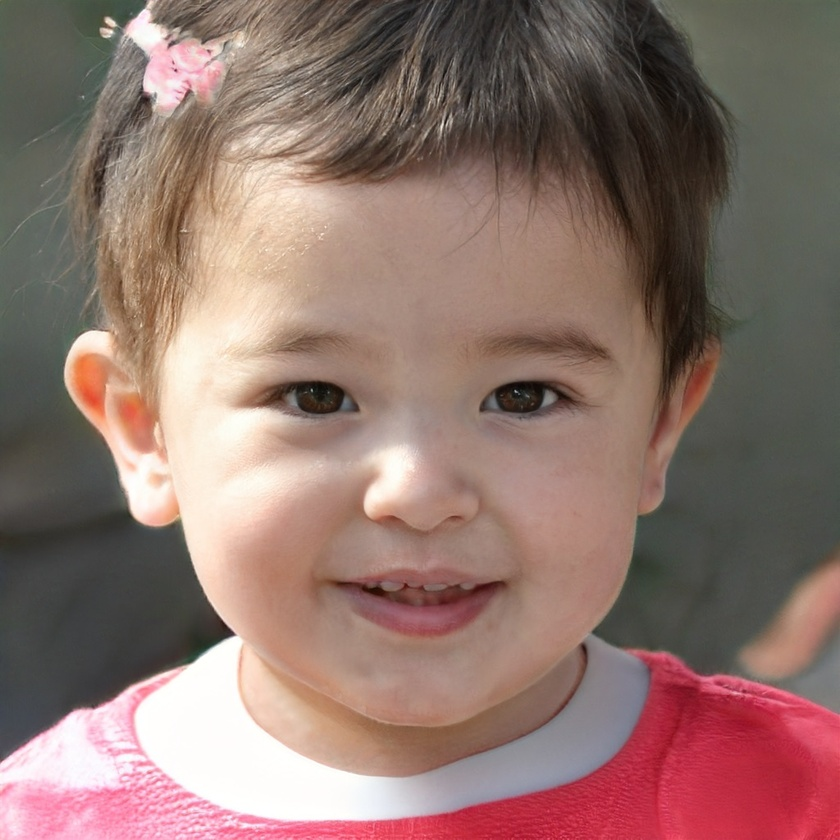
#> input picture face2.jpg, 840 x 840 px, shrunk from 1024 x 1024 before the run
$ python ScriptFaceDetection.py
#> lines starting #> are read from the running program, lines starting #| are printed output that depends on the picture; after the words box and inside, x2 and y2 are one past the last pixel; in counts of white or black regions, pixels touching at a corner belong together
import cv2

#Cargar la cascada (Los datos de entrenamiento)
face_cascade = cv2.CascadeClassifier('haarcascade_frontalface_default.xml')
#Read the input image(Leemos la imagen de entrada)
img = cv2.imread('face2.jpg')
#> img is the input picture: shape (840, 840, 3); mean B, G, R 108.4, 115.8, 142.5
#Convert into grayscale ( conversion a escala de grises)
gray = cv2.cvtColor(img, cv2.COLOR_BGR2GRAY)
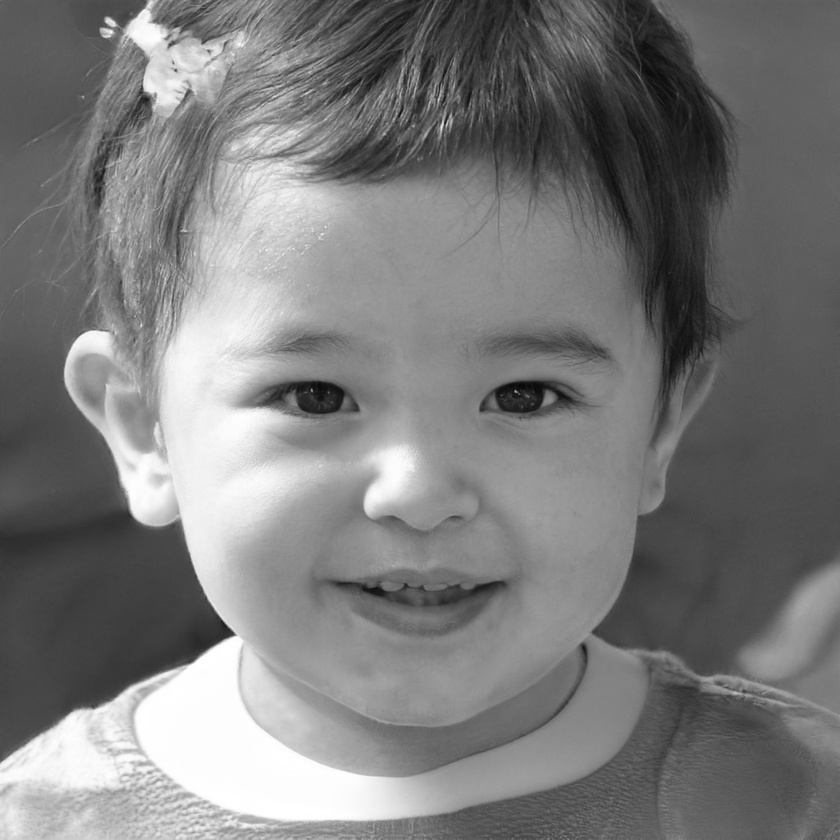
#> gray: shape (840, 840); min 6, max 255, mean 122.9
#Detected faces (deteccion facial)
face = face_cascade.detectMultiScale(gray,1.1,4)
#> face = [[127, 182, 562, 562]]
#Draw rectangle around the face (Dibujo identificador de caras)
for (x, y ,w,h)in face:
    cv2.rectangle(img,(x,y),(x+w, y+w), (255,0,0),2)
#> this loop made 1 pass
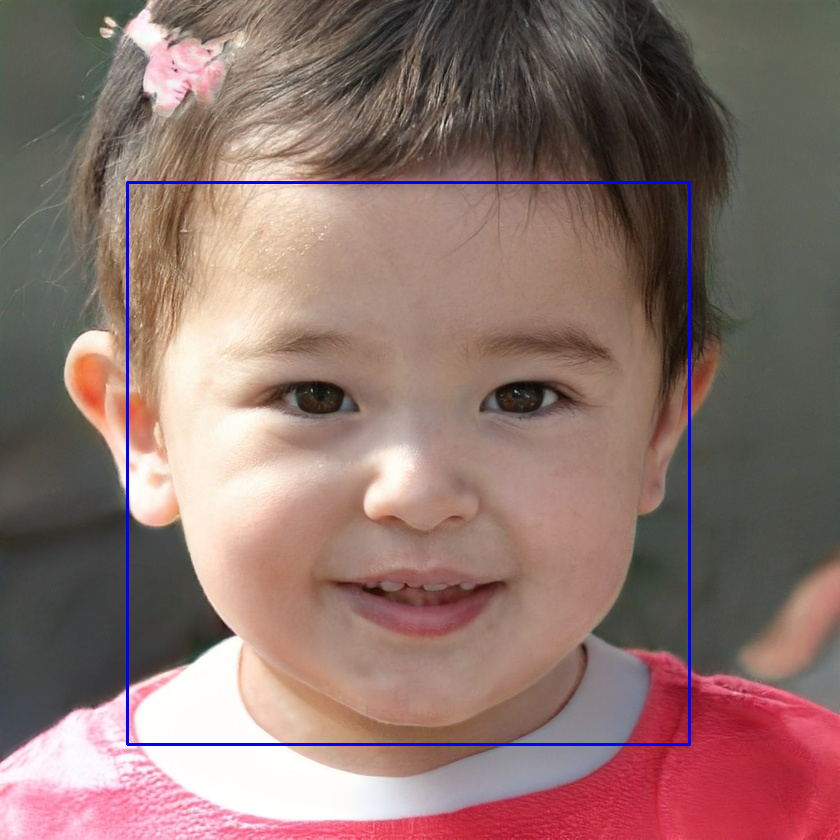
#> img: shape (840, 840, 3); 0.96% of pixels changed, all inside (x1, y1, x2, y2) = (126, 181, 691, 746)
#Display the output (Mostramos el resultado)
cv2.imshow('img',img)
cv2.waitKey()

$ run again, with face3.jpg copied over face2.jpg
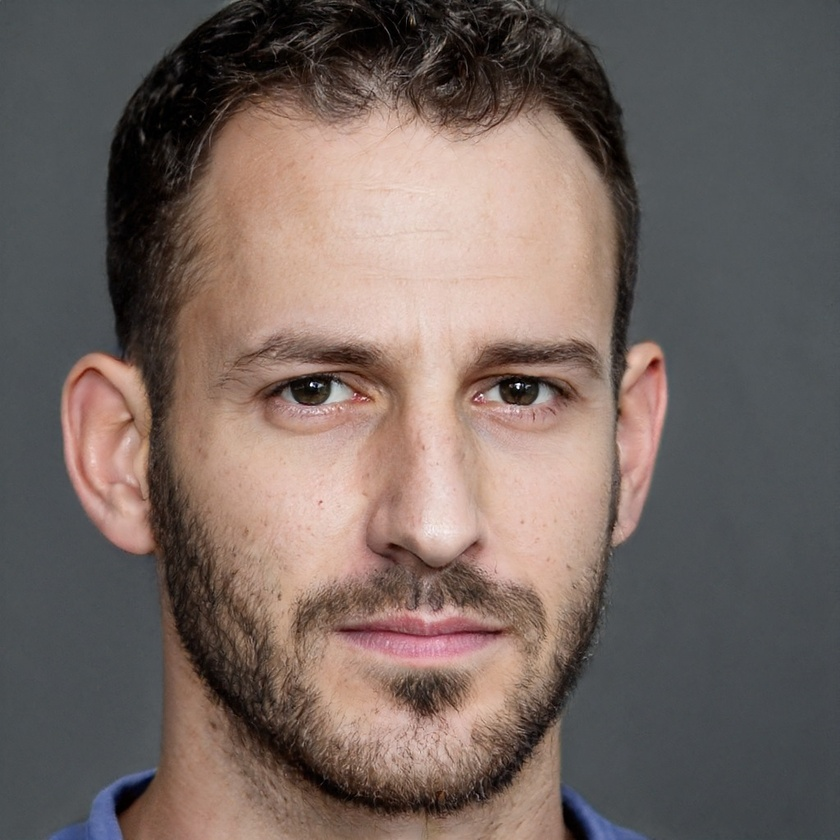
#> input picture face3.jpg, 840 x 840 px, shrunk from 1024 x 1024 before the run
#> img is the input picture: shape (840, 840, 3); mean B, G, R 96.5, 101.9, 116.3
#> `gray = cv2.cvtColor(img, cv2.COLOR_BGR2GRAY)`:
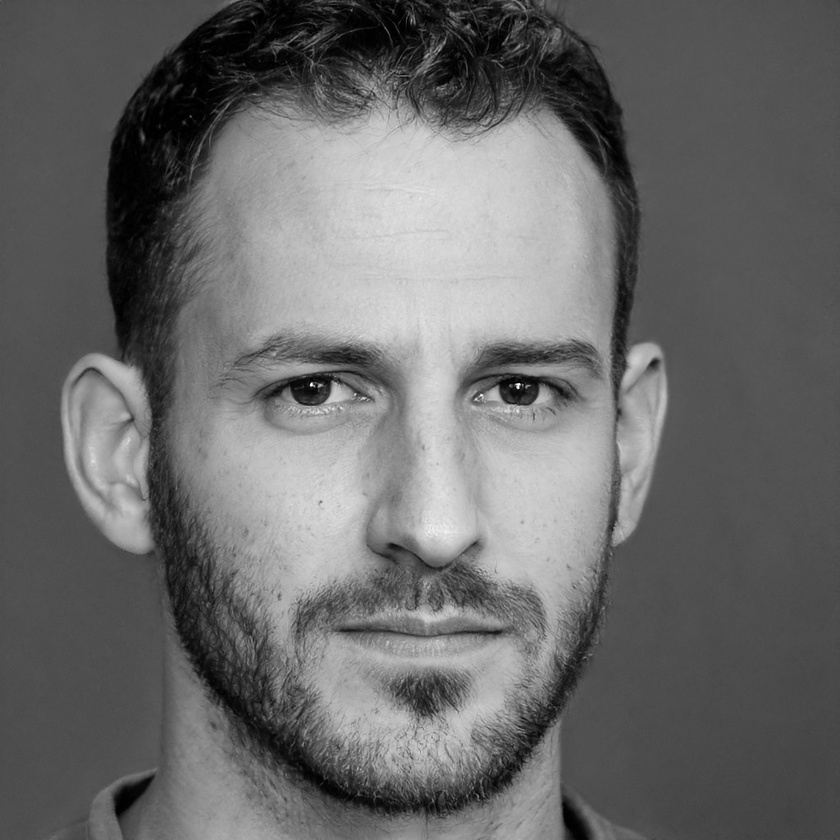
#> gray: shape (840, 840); min 0, max 254, mean 105.6
#> face = [[128, 164, 587, 587]]
#> the loop `for (x, y ,w,h)in face:` made 1 pass
#> after the loop `for (x, y ,w,h)in face:`:
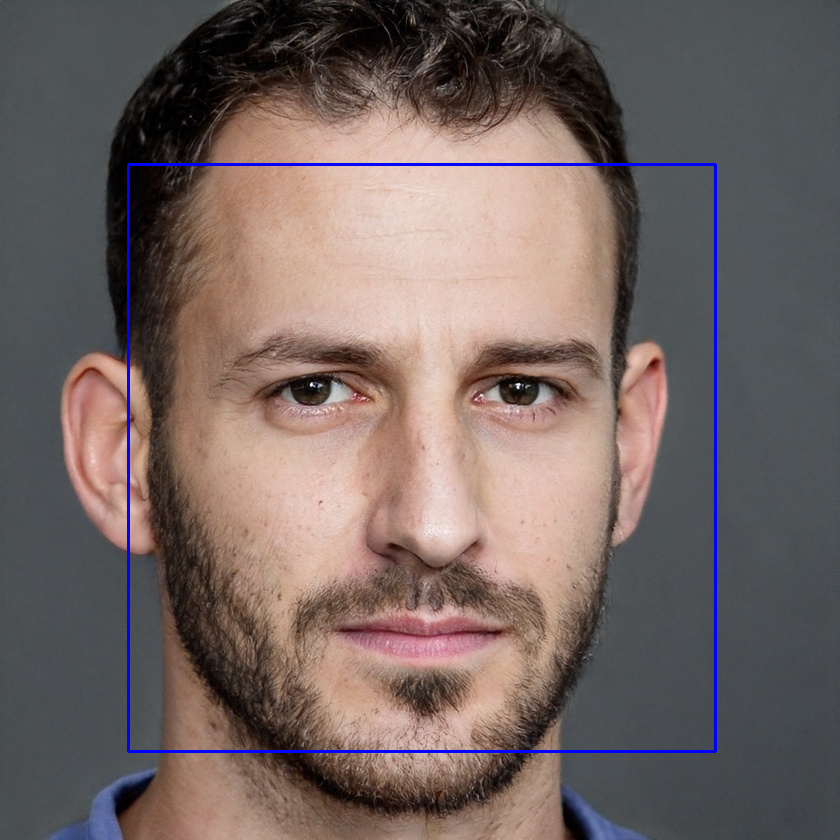
#> img: shape (840, 840, 3); 1% of pixels changed, all inside (x1, y1, x2, y2) = (127, 163, 717, 753)

$ run again, with Face.jpg copied over face2.jpg
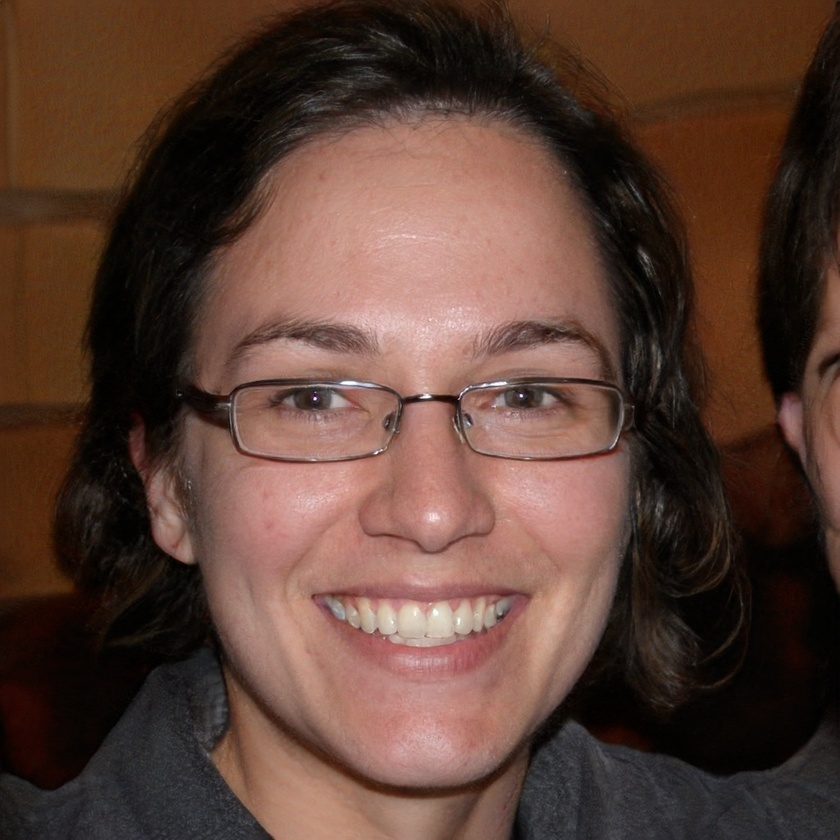
#> input picture Face.jpg, 840 x 840 px, shrunk from 1024 x 1024 before the run
#> img is the input picture: shape (840, 840, 3); mean B, G, R 52.3, 63, 90.3
#> `gray = cv2.cvtColor(img, cv2.COLOR_BGR2GRAY)`:
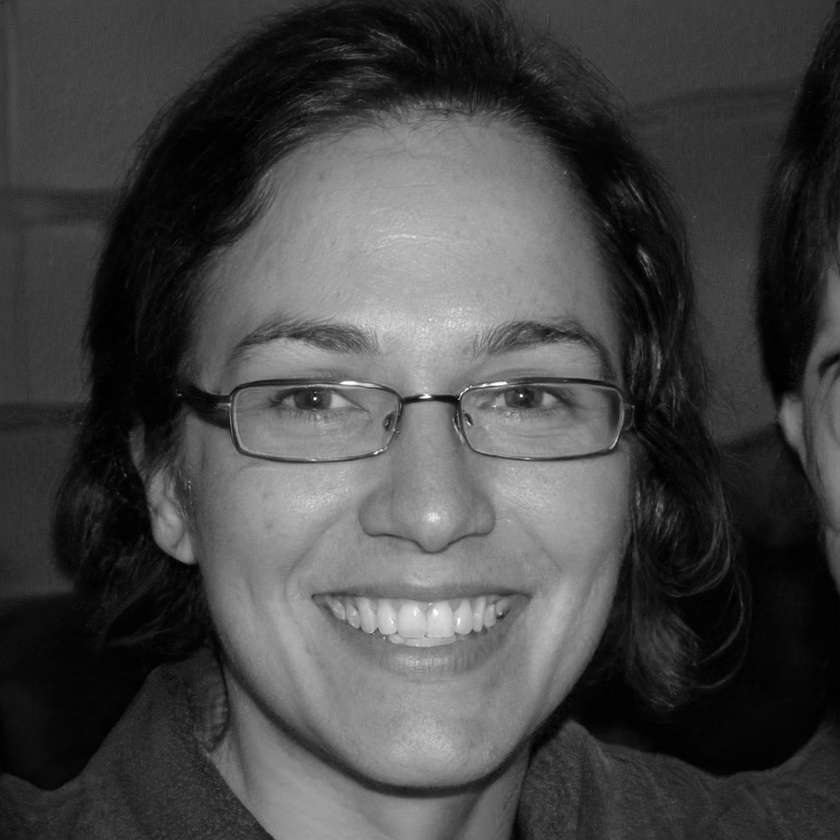
#> gray: shape (840, 840); min 0, max 255, mean 69.9
#> face = [[141, 180, 555, 555]]
#> the loop `for (x, y ,w,h)in face:` made 1 pass
#> after the loop `for (x, y ,w,h)in face:`:
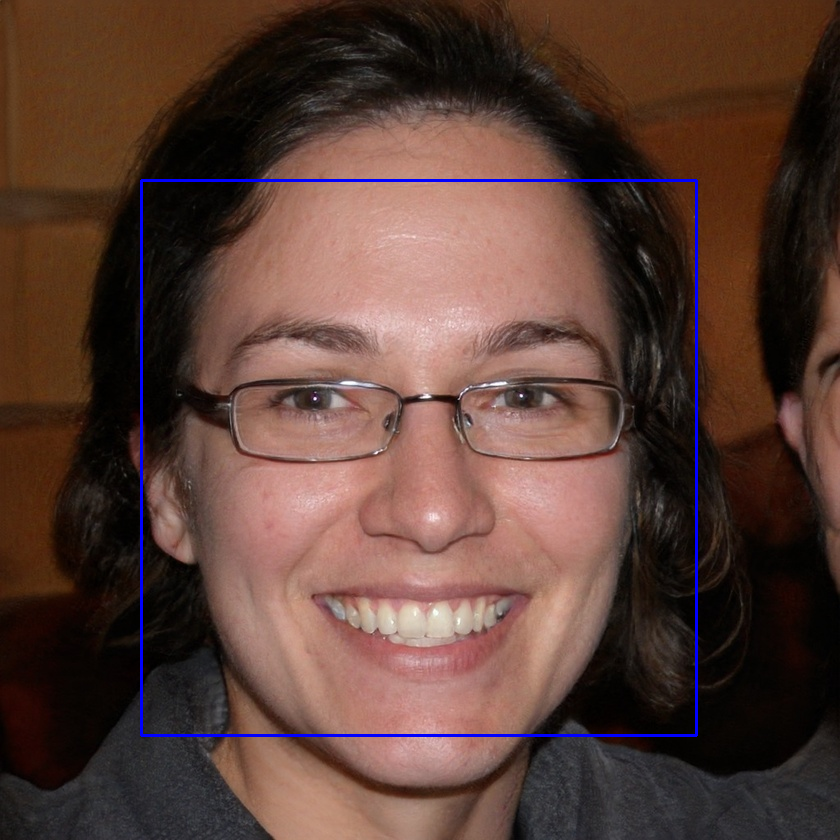
#> img: shape (840, 840, 3); 0.94% of pixels changed, all inside (x1, y1, x2, y2) = (140, 179, 698, 737)
